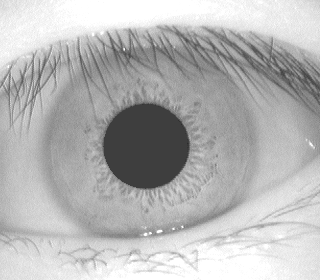
#> input picture images/1.bmp, 320 x 280 px
$ python detect.py ../images/1.bmp out.png   (Python 2 division)
#> lines starting #> are read from the running program, lines starting #| are printed output that depends on the picture
#! /usr/bin/python
import Image;
import sys;
import math;

def mag(p):
    """Computes the magnitude of the given vector."""
    sum = 0;
    for x in p:
        sum += x*x;
    return math.sqrt(sum);

def diff(p1,p2):
    """Computes the difference between the two points. Assumes len(p1)==len(p2)."""
    return [ p1[i]-p2[i] for i in range(len(p1)) ];

def dist(p1,p2):
    """Computes the euclidean distance between the two points. Assumes len(p1)==len(p2)."""
    return mag(diff(p1,p2));

def main(argv=None):
    """Detects eyes in the input image and colors them in the output image."""
    # Acquire commandline
    if argv == None:
        argv = sys.argv;

    # Choose input file and output file
    input = None;
    output = None;

    if len(argv) > 1:
        input = argv[1];
        if len(argv) > 2:
            output = argv[2];

    if input == None:
        input = raw_input('Input File: ');

    if output == None:
        output = raw_input('Output File: ');

    # Load and display input image
    image = Image.open(input).convert('RGB');
    image.show();

    # Convert image to grayscale
    grayscale = image.convert('L');
#> grayscale is the input picture: PIL image 320x280 L; min 44, max 255, mean 181.8
    grayscale.show();

    # Save image dimensions
    width = image.size[0];
#> width = 320
    height = image.size[1];
#> height = 280

    # Construct hough dictionary
    populardarkareas = {};

    # Use some arbitrary intensity threshold (tunable parameter)
    intensity_threshold = 75;

    # Use some arbitrary radius (tunable parameter)
    radius = 20;

    # Contribute votes based on dark areas (we are looking for the pupil)
    for x in range(width):
        for y in range(height):
            if grayscale.getpixel((x, y)) < intensity_threshold:
                for xvote in range(max(0, x-radius), min(width, x+radius)):
                    miny=max(0, y-radius);
                    maxy=min(height, y+radius);
                    for yvote in range(miny, maxy):
                        xdiff=float(abs(xvote-x));
                        ydiff=float(abs(yvote-y));
                        rsq=xdiff*xdiff+ydiff*ydiff;
                        if (xvote, yvote) in populardarkareas:
                            if rsq == 0.0:
                                populardarkareas[(xvote, yvote)]+=1.0;
                            else:
                                delta = 1.0/rsq;
                                populardarkareas[(xvote, yvote)]+=delta;
                        else:
                            populardarkareas[(xvote, yvote)]=1.0;

    # Use some arbitrary vote threshold (tunable parameter)
    hough_threshold = 18.0;

    # Extract points with weights above the given threshold
    hough_points = set([]);
    for pair in populardarkareas:
        weight = populardarkareas[pair];
        if weight > hough_threshold:
            hough_points.add(pair);

    # Use some arbitrary highlight color (user preference)
    highlight_color = (125, 255, 125);

    # Construct a copy of the image and highlight areas believed to be a pupil
    highlighted_image = image.copy();
    for point in hough_points:
        highlighted_image.putpixel(point, highlight_color);
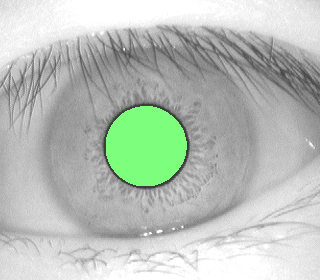
#> highlighted_image: PIL image 320x280 RGB; mean R, G, B 185.3, 192.8, 185.3
    highlighted_image.show();

    # Group the hough points together to find the eye center points
    eye_center_points = set([]);
    oldlen=len(hough_points);
#> oldlen = 5118
    newlen=0;
    while oldlen!=newlen:
        oldlen = len(hough_points);
        eye_center_points = set([]);
        totals = {};
        mean = 0;
        # Points that are close together are probably a part of the same
        # group. Find their center via a weighted mean
        while len(hough_points) > 0:
            total = 1;
            current = hough_points.pop();
            wt = populardarkareas[current];
            xsum = wt*current[0];
            ysum = wt*current[1];
            wtsum = wt;
            for pt in hough_points.copy():
                if dist(current,pt) <= 3*radius:
                    total += 1;
                    wt = populardarkareas[pt];
                    xsum += wt*pt[0];
                    ysum += wt*pt[1];
                    wtsum += wt;
                    hough_points.remove(pt);
            x = int(float(xsum) / float(wtsum));
            y = int(float(ysum) / float(wtsum));
            wt = float(wtsum) / float(total);
            populardarkareas[(x, y)] = wt;
            eye_center_points.add((x, y));
            mean += total;
            totals[(x, y)] = total;
        # Groups that have very few elements contributing
        # to them are most likely outliers and should be removed
        mean = float(mean)/float(len(eye_center_points));
        for pt in eye_center_points.copy():
            if totals[pt] < (0.4*mean):
                eye_center_points.remove(pt);
        # Update values for next iteration
        hough_points = eye_center_points;
        newlen = len(hough_points);

    # Construct a copy of the image so that we can show where the eyes are:
    result = image.copy();

    # Draw squares around each of the eye center points in the result
    for eyecenter in eye_center_points:
        print eyecenter;
        minx=min(max(0,eyecenter[0]-3*radius),width);
        miny=min(max(0,eyecenter[1]-3*radius),height);
        maxx=max(min(eyecenter[0]+3*radius,width-1),0);
        maxy=max(min(eyecenter[1]+3*radius,height-1),0);
        for x in range(minx,maxx):
            result.putpixel((x, miny),highlight_color);
            result.putpixel((x, maxy),highlight_color);
        for y in range(miny,maxy):
            result.putpixel((minx, y),highlight_color);
            result.putpixel((maxx, y),highlight_color);

    # Show the result before we save it
    result.show();

    # Save the result
    result.save(output);

    # Return status code
    return 0;


if __name__ == "__main__":
    exit(main(sys.argv));
#> (the program exits here)
